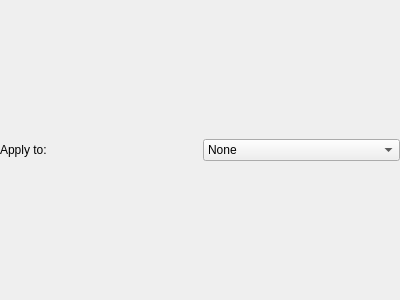
<?xml version="1.0" encoding="UTF-8"?>
<ui version="4.0">
 <class>vcl::qt::EditModeSettingsFrame</class>
 <widget class="QFrame" name="vcl::qt::EditModeSettingsFrame">
  <property name="geometry">
   <rect>
    <x>0</x>
    <y>0</y>
    <width>400</width>
    <height>300</height>
   </rect>
  </property>
  <property name="windowTitle">
   <string>Frame</string>
  </property>
  <layout class="QHBoxLayout" name="horizontalLayout">
   <property name="leftMargin">
    <number>0</number>
   </property>
   <property name="topMargin">
    <number>0</number>
   </property>
   <property name="rightMargin">
    <number>0</number>
   </property>
   <property name="bottomMargin">
    <number>0</number>
   </property>
   <item>
    <widget class="QLabel" name="applyToLabel">
     <property name="text">
      <string>Apply to:</string>
     </property>
    </widget>
   </item>
   <item>
    <widget class="QComboBox" name="editModeComboBox">
     <item>
      <property name="text">
       <string>None</string>
      </property>
     </item>
     <item>
      <property name="text">
       <string>Selected Object</string>
      </property>
     </item>
     <item>
      <property name="text">
       <string>Visible Objects</string>
      </property>
     </item>
     <item>
      <property name="text">
       <string>All Objects</string>
      </property>
     </item>
    </widget>
   </item>
  </layout>
 </widget>
 <resources/>
 <connections/>
</ui>
